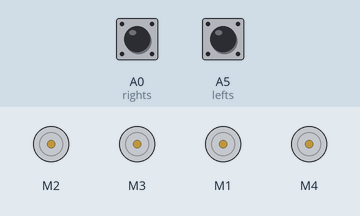
Simulated run of this sketch. Board: Arduino Uno, built with avr-gcc and run on an emulated ATmega328P. On the bench: 4 × DC motor (green arrow = forward, orange = backward, longer = faster). The test bench sets the inputs (shaded band); at power-on: A0 (rights) HIGH, A5 (lefts) HIGH. What the sketch prints to the serial monitor is not drawn.

Above: at 1.2 s.
1.3 s: A0 (rights) pulled LOW for 0.15 s
At 1.38 s:
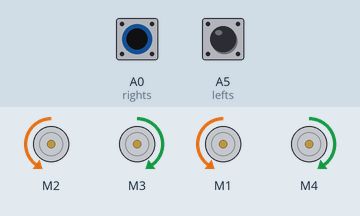
2.9 s: A5 (lefts) pulled LOW for 0.15 s
At 2.97 s:
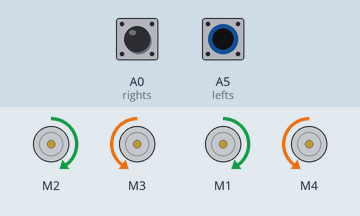
4.5 s: A5 (lefts) pulled LOW for 3.2 s
At 8.0 s:
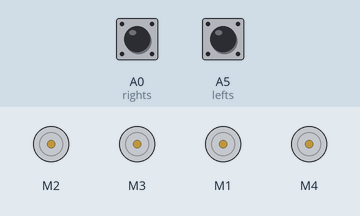
9.2 s: A0 (rights) pulled LOW for 3.2 s
At 10.5 s:
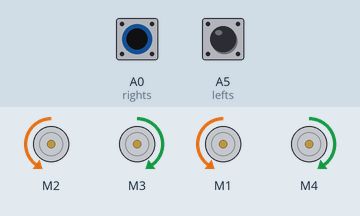
13.9 s: A0 (rights) driven LOW and A5 (lefts) driven LOW
At 15.2 s:
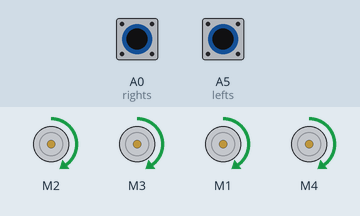
Timing chart, 0 to 16.4 s (numbered marks = the images above; inputs shaded):
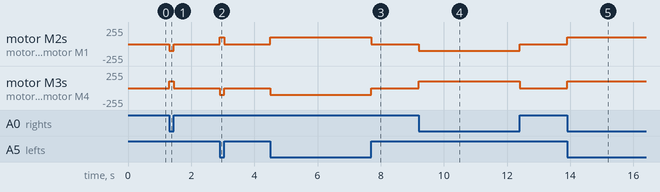

Measured:
- after the input at 1.3 s, motor M2, motor M1: stopped → backward 100/255 at once, → stopped 0.15 s later; motor M3, motor M4: stopped → forward 100/255 at once, → stopped 0.15 s later
- after the input at 2.9 s, motor M2, motor M1: stopped → forward 100/255 at once, → stopped 0.15 s later; motor M3, motor M4: stopped → backward 100/255 at once, → stopped 0.15 s later
- after the input at 4.5 s, motor M2, motor M1: stopped → forward 100/255 at once, → stopped 3.2 s later; motor M3, motor M4: stopped → backward 100/255 at once, → stopped 3.2 s later
- after the input at 9.2 s, motor M2, motor M1: stopped → backward 100/255 at once, → stopped 3.2 s later; motor M3, motor M4: stopped → forward 100/255 at once, → stopped 3.2 s later
- after the input at 13.9 s, motor M2, motor M3, motor M1, motor M4: stopped → forward 100/255 at once

The sketch:

4._Light_Following_Robot.ino
```cpp
/*
 *  Created by RoboticSchools
 *  Robotics and Coding always fun when we're doing with our hands.
 *  " Welcome to the Roboteer's World "
 *
 *  LIGHT FOLLOWING ROBOT
 */


#include <AFMotor.h>

#define lefts A5
#define rights A0


AF_DCMotor motor1(2, MOTOR12_8KHZ);  // RightHand Side - Front Motor
AF_DCMotor motor2(3, MOTOR12_8KHZ);  // LeftHand Side - Front Motor
AF_DCMotor motor3(1, MOTOR12_8KHZ);  // RightHand Side - Back Motor
AF_DCMotor motor4(4, MOTOR12_8KHZ);  // LeftHand Side - Back Motor


void setup() {


  pinMode(lefts,INPUT);
  pinMode(rights,INPUT);

  Serial.begin(9600);
  motor1.setSpeed(100);
  motor2.setSpeed(100);
  motor3.setSpeed(100);
  motor4.setSpeed(100);


}

void loop(){
  //printing values of the sensors to the serial monitor
  Serial.println(digitalRead(lefts));
  Serial.println(digitalRead(rights));
  //
  if(digitalRead(lefts)==0 && digitalRead(rights)==0){

    motor1.run(FORWARD);

    motor2.run(FORWARD);

    motor3.run(FORWARD);

    motor4.run(FORWARD);


  }

  else if(digitalRead(lefts)==1 && digitalRead(rights)==0){

    motor1.run(BACKWARD);

    motor2.run(FORWARD);

    motor3.run(BACKWARD);     // Turn Right

    motor4.run(FORWARD);


  }

  else if(digitalRead(lefts)==0 && digitalRead(rights)==1){;


    motor1.run(FORWARD);

    motor2.run(BACKWARD);

    motor3.run(FORWARD);      // Turn Left

    motor4.run(BACKWARD);


  }

  else if(digitalRead(lefts)==1 && digitalRead(rights)==1){

    motor1.run(RELEASE);
    motor2.run(RELEASE);      // stop
    motor3.run(RELEASE);
    motor4.run(RELEASE);

  }

}
```
